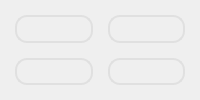
<?xml version='1.0' encoding='utf-8'?>
<ui version="4.0">
 <class>tab_2</class>
 <widget class="QWidget" name="tab_2">
  <attribute name="title">
   <string>Graph</string>
  </attribute>
  <layout class="QGridLayout" name="gridLayoutGraph">
   <property name="spacing">
    <number>15</number>
   </property>
   <property name="leftMargin">
    <number>15</number>
   </property>
   <property name="topMargin">
    <number>15</number>
   </property>
   <property name="rightMargin">
    <number>15</number>
   </property>
   <property name="bottomMargin">
    <number>15</number>
   </property>
   <item row="0" column="0">
    <widget class="QFrame" name="frameGraphCPU">
     <property name="styleSheet">
      <string notr="true">QFrame#frameGraphCPU {
    border: 2px solid #e0e0e0;
    border-radius: 12px;
    background: qlineargradient(x1:0, y1:0, x2:0, y2:1,
        stop:0 #ffffff, stop:1 #f8f9fa);
    padding: 10px;
}
</string>
     </property>
     <property name="frameShape">
      <enum>QFrame::StyledPanel</enum>
     </property>
     <property name="frameShadow">
      <enum>QFrame::Raised</enum>
     </property>
    </widget>
   </item>
   <item row="0" column="1">
    <widget class="QFrame" name="frameGraphRAM">
     <property name="styleSheet">
      <string notr="true">QFrame#frameGraphRAM {
    border: 2px solid #e0e0e0;
    border-radius: 12px;
    background: qlineargradient(x1:0, y1:0, x2:0, y2:1,
        stop:0 #ffffff, stop:1 #f8f9fa);
    padding: 10px;
}
</string>
     </property>
     <property name="frameShape">
      <enum>QFrame::StyledPanel</enum>
     </property>
     <property name="frameShadow">
      <enum>QFrame::Raised</enum>
     </property>
    </widget>
   </item>
   <item row="1" column="0">
    <widget class="QFrame" name="frameGraphTemperature">
     <property name="styleSheet">
      <string notr="true">QFrame#frameGraphTemperature {
    border: 2px solid #e0e0e0;
    border-radius: 12px;
    background: qlineargradient(x1:0, y1:0, x2:0, y2:1,
        stop:0 #ffffff, stop:1 #f8f9fa);
    padding: 10px;
}
</string>
     </property>
     <property name="frameShape">
      <enum>QFrame::StyledPanel</enum>
     </property>
     <property name="frameShadow">
      <enum>QFrame::Raised</enum>
     </property>
    </widget>
   </item>
   <item row="1" column="1">
    <widget class="QFrame" name="frameGraphNetwork">
     <property name="styleSheet">
      <string notr="true">QFrame#frameGraphNetwork {
    border: 2px solid #e0e0e0;
    border-radius: 12px;
    background: qlineargradient(x1:0, y1:0, x2:0, y2:1,
        stop:0 #ffffff, stop:1 #f8f9fa);
    padding: 10px;
}
</string>
     </property>
     <property name="frameShape">
      <enum>QFrame::StyledPanel</enum>
     </property>
     <property name="frameShadow">
      <enum>QFrame::Raised</enum>
     </property>
    </widget>
   </item>
  </layout>
 </widget>
 <resources />
 <connections />
</ui>
